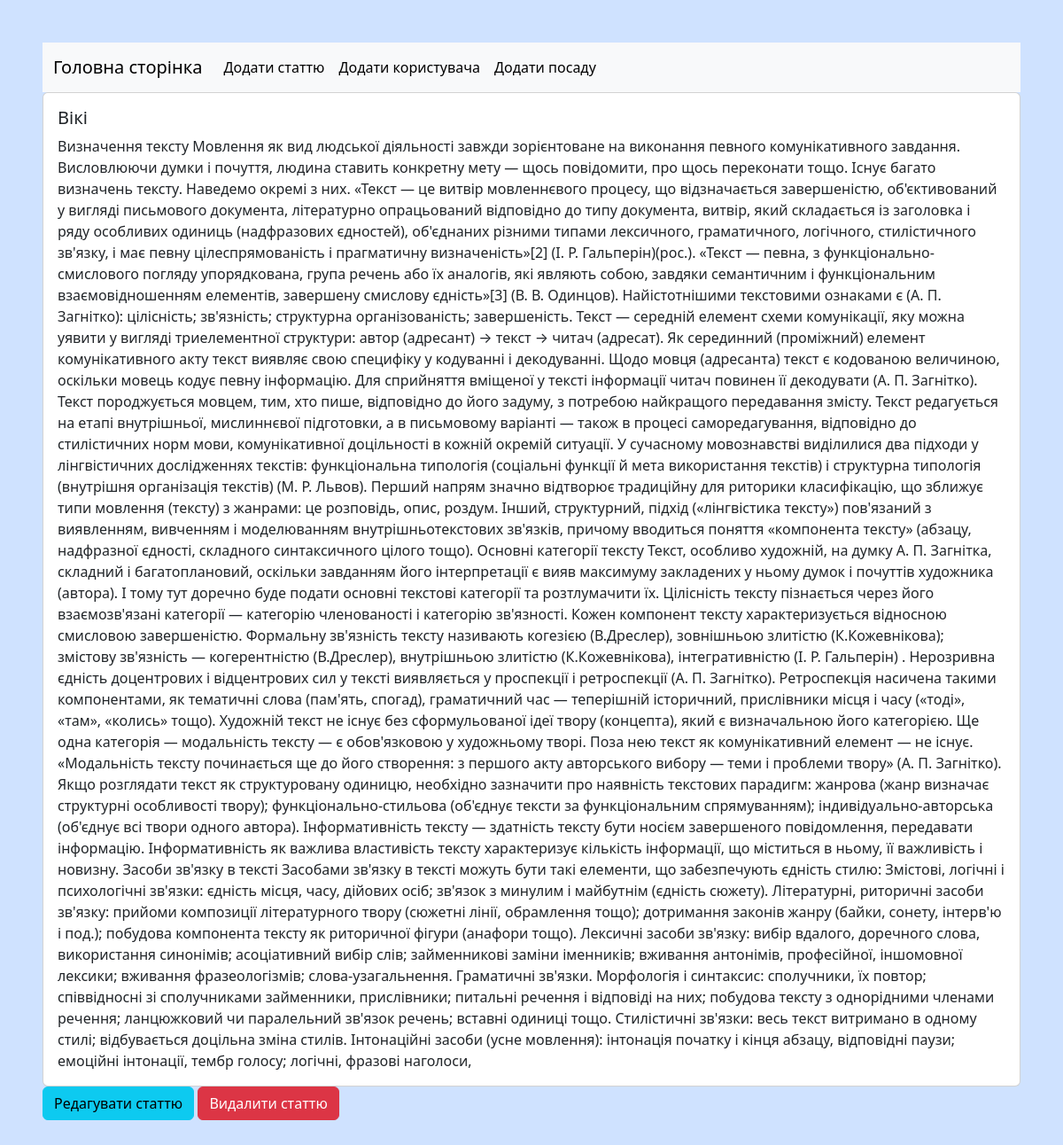
Screenshot of /post/2 with the database file from the repository.
### app/db/models/post.py (models this page shows)
class Post(Base):
    __tablename__ = "posts"
    id: Mapped[int] = mapped_column(primary_key=True)
    title: Mapped[str] = mapped_column(String(500))
    text: Mapped[str] = mapped_column(TEXT())
    create: Mapped[datetime] = mapped_column(TIMESTAMP(), server_default=func.now())
    user_id: Mapped[int] = mapped_column(ForeignKey(User.id))
    user: Mapped[User] = relationship()

### app/routes/post.py (the view)
@post_route.get("/post/<int:id>")
def get_post(id):
    with Session() as session:
        post = session.query(Post).where(Post.id == id).first()
        return render_template("post.html", post=post)

### app/templates/post.html
{% extends "_base.html" %}
{% block content %}
    <div class="card">
        <div class="card-body">
            <h5 class="card-title">{{ post.title }}</h5>
            <p class="card-text">{{ post.text }}</p>
        </div>
    </div>
    <a href="{{ url_for('posts.edit_post', id=post.id) }}" class="btn btn-info">Редагувати статтю</a>
    <a href="{{ url_for('posts.del_post', id=post.id) }}" class="btn btn-danger">Видалити статтю</a>
{% endblock content %}

### rows the page displays
Post: title "Вікі", text "Визначення тексту Мовлення як вид людської діяльності завжди зорієнтоване на виконання певного комунікативного завдання. Висловлюючи думки і почуття, людина ставить конкретну мету — щось повідомити, про щось переконати тощо. Існує багато визначень тексту. Наведемо окремі з них. «Текст — це витвір мовленнєвого процесу, що відзначається завершеністю, об'єктивований у вигляді письмового документа, літературно опрацьований відповідно до типу документа, витвір, який складається із заголовка і ряду особливих одиниць (надфразових єдностей), об'єднаних різними типами лексичного, граматичного, логічного, стилістичного зв'язку, і має певну цілеспрямованість і прагматичну визначеність»[2] (І. Р.…"
